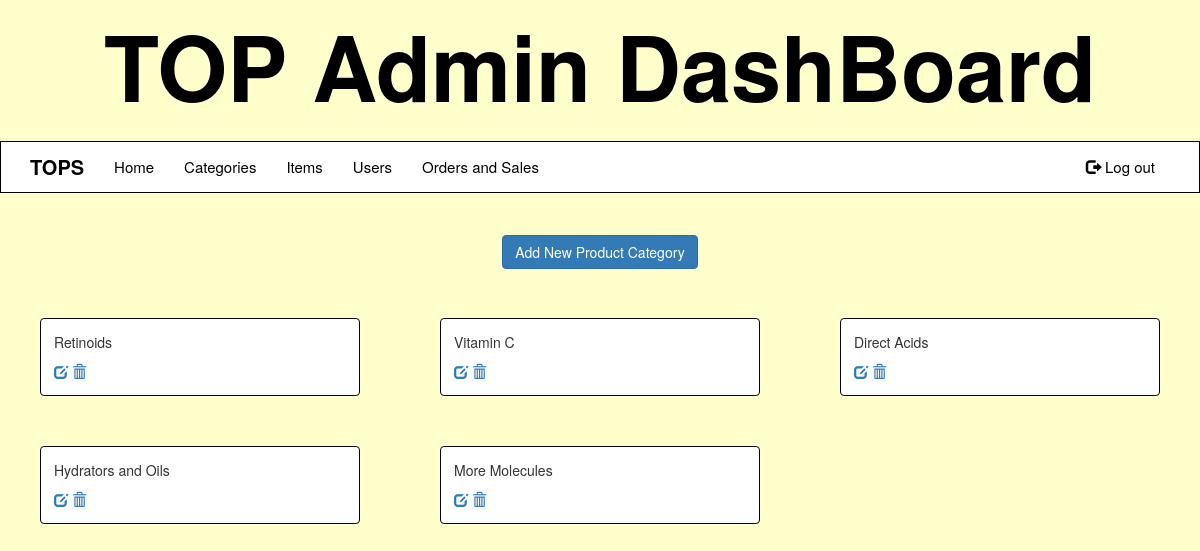
Screenshot of /product_category.php (signed in) with the database file from the repository.
### tables this page shows
CREATE TABLE `categories` (
  `id` int(11) NOT NULL,
  `description` varchar(255) NOT NULL,
  `image` varchar(255) NOT NULL
);

### product_category.php (the view, shortened to what this page needs)
<?php
include "navbar.php";
include "db_config.php";
?>
	<div class="addnewcategory">
		<button class="btn btn-primary" id="simple"><a href="addCategory.php" style="text-decoration: none; color: white;">Add New Product Category</a></button>
	</div>
  <br>
					<?php
              $sql = "SELECT * FROM categories ";
              $result = mysqli_query($conn, $sql);
              $data = "";
              if(mysqli_num_rows($result) > 0){
                while($row = mysqli_fetch_assoc($result)){
                  $description = $row["description"];
                  $image = $row["image"];
                  $data .="<div class='col-xs-6 col-lg-4'>
                            <div class='thumbnail'>
                              <img src='$image' alt=''>
                              <div class='caption'>
                                <p>$description</p>
                                  <a href='updateCategory.php?id=$row[id]'<span class='glyphicon glyphicon-edit'></span></a>
                                  <a href='delCategory.php?id=$row[id]'><span class='glyphicon glyphicon-trash'></span></a>
                              </div>
                            </div>
                          </div>";
                }
              }
              echo $data;
            ?>

### trial/css/style.css (style rules this page uses)
body { background: #ffffcc; }
html, body, .carousel, .carousel-inner, .carousel-inner .item { height: 100%; }
.addnewcategory { margin: 2px; border: 20px; padding: 2px; text-align: center; }
.thumbnail { border: 1px solid black; margin: 25px; }

### rows the page displays
categories: description "Retinoids"
categories: description "Vitamin C"
categories: description "Direct Acids"
categories: description "Hydrators and Oils"
categories: description "More Molecules"
